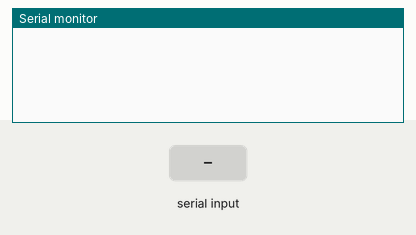
Simulated run of this sketch. Board: Arduino Uno, built with avr-gcc and run on an emulated ATmega328P. On the bench: the last lines printed to the serial monitor. The inputs (shaded band) are chosen by the test bench. The modem accepts every AT command (registered, SIM ready, sends succeed) and sends nothing else.

Above: at 1.3 s.
1.4 s: "c" received over Serial
At 3.6 s:
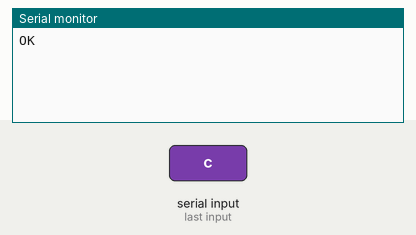
3.9 s: "c" received over the second serial link
At 5.1 s:
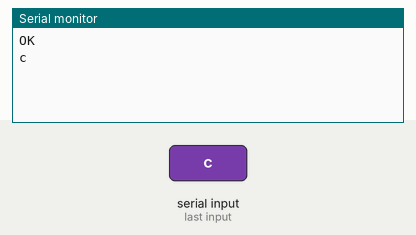
5.4 s: "1" received over the second serial link
At 6.5 s:
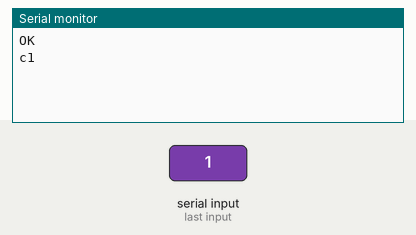

The sketch:

PulseSensor_BPM.ino
```cpp
#include <SoftwareSerial.h>

SoftwareSerial mySerial(9, 10);

void setup()
{
  mySerial.begin(9600);   // Setting the baud rate of GSM Module
  Serial.begin(9600);    // Setting the baud rate of Serial Monitor (Arduino)
  delay(100);
}


void loop()
{
  if (Serial.available() > 0) {
    switch (Serial.read()) {
      case 'c':
        mySerial.println("ATD+916369715294;"); // Replace x with the phone number you want to call
        delay(1000);
        break;
    }
  }

  if (mySerial.available() > 0) {
    Serial.write(mySerial.read());
  }
}
```

Measured:
- after the input at 1.4 s, the serial monitor: prints a new line after 1.0 s (image 1)
- after the input at 3.9 s, the serial monitor: prints a new line at once (image 2)
- after the input at 5.4 s, the serial monitor: prints a new line at once (image 3)
